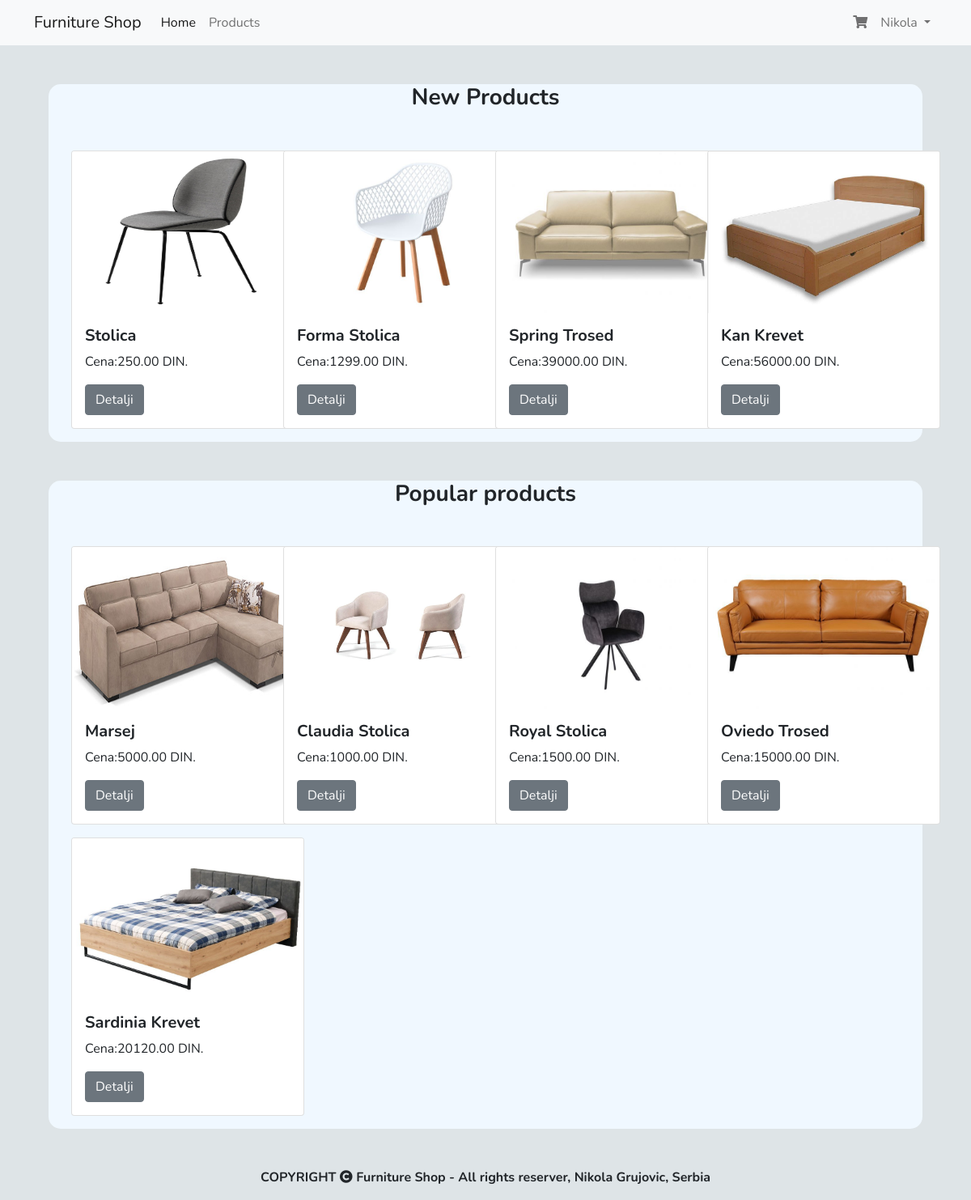
/FurnitureStore/index.php (signed in), run on the app's committed database.
### tables this page shows
CREATE TABLE `users` (
  `id` int(11) NOT NULL,
  `name` varchar(100) NOT NULL,
  `email` varchar(255) NOT NULL,
  `password` varchar(100) NOT NULL,
  `created` timestamp NOT NULL DEFAULT current_timestamp() ON UPDATE current_timestamp(),
  `role` varchar(10) NOT NULL,
  `error_count` int(5) NOT NULL DEFAULT 0
);

CREATE TABLE `product` (
  `productID` int(11) NOT NULL,
  `prod_images` text NOT NULL,
  `prod_proizID` int(100) NOT NULL,
  `cena` float NOT NULL,
  `kolicina` int(11) NOT NULL,
  `naziv` varchar(50) NOT NULL,
  `opis` varchar(500) DEFAULT NULL,
  `tip` varchar(25) NOT NULL,
  `kategorija` varchar(50) NOT NULL,
  `cr_proizvod` timestamp NOT NULL DEFAULT current_timestamp() ON UPDATE current_timestamp()
);

### FurnitureStore/index.php (the view, shortened to what this page needs)
<?php
include_once 'templates/headerUser.php';
?>
<?php
$mysqli = new mysqli('localhost','root','','grujovic');
 $sqlData = $mysqli->query("SELECT * FROM users WHERE name ='".$_SESSION['users']."'");
 $finalResult = $sqlData->fetch_assoc();
?>
<nav class="navbar navbar-expand-lg navbar-light bg-light">
        <div class="container">
            <a class="navbar-brand" >Furniture Shop</a>
            <div class="collapse navbar-collapse" id="navbarSupportedContent">
                <ul class="navbar-nav me-auto mb-2 mb-lg-0">
                    <li class="nav-item">
                    <a class="nav-link active" aria-current="page" href="index.php">Home</a>
                    </li>
                    <li class="nav-item">
                    <a class="nav-link" href="proizvodi.php">Products</a>
                    </li>
                </ul>
                <ul class="navbar-nav ml-auto">
                    <li class="nav-item dropdown">
                    <a class="nav-link dropdown"  id="cartBtn" role="button"  aria-expanded="false" data-bs-toggle="modal" data-bs-target="#modalKorpa">
                    <i class="fas fa-shopping-cart"></i>
                    </a>
                    </li>
                    <?php
                    echo '<li class="nav-item dropdown">
                    <a class="nav-link dropdown-toggle" href="#" id="navbarDropdown" role="button" data-bs-toggle="dropdown" aria-expanded="false">
                        '.$finalResult['name'].'
                    </a>
                    <ul class="dropdown-menu" aria-labelledby="navbarDropdown">
                        <li><a class="dropdown-item" href="../index.php"><i class="fas fa-sign-out-alt"></i>Log out</a></li>
                    </ul>
                    </li>'
                    ?>
                </ul>
            </div>
        </div>
</nav>
<div class="wrapperPopular">
    <div class="container mt-5 text-center">
        <h3 style="font-size 30px;"><strong>New Products</strong></h3>
    </div>
    <div class="container mt-5">
        <div class="row">
            <?php
            $new = $mysqli->query("SELECT * FROM product WHERE tip ='New'");
            while($proizvod = $new->fetch_assoc()):
            ?>
            <div class="col-sm-3 mb-3">
                <div class="card" style="width: 18rem;">
                    <img src="../AdminPage/images/<?php echo $proizvod['prod_images']?>" height="200px" class="card-img-top" alt="<?php echo $proizvod['naziv']?>">
                    <div class="card-body">
                        <h5 class="card-title" style="font-weight:bold;"><?php echo $proizvod['naziv']?></h5>
                        <p class="card-text">Cena:<?php echo $proizvod['cena']?>.00 DIN.</p>
                        <a href="productPage.php?id=<?php echo base64_encode($proizvod['productID'])?>" class="btn btn-secondary">Detalji</a>
                    </div>
                </div>
            </div>
            <?php endwhile ?>
        </div>
    </div>
</div>
<div class="wrapperPopular">
    <div class="container mt-5 text-center">
        <h3 style="font-size 30px;"><strong>Popular products</strong></h3>
    </div>
    <div class="container mt-5">
        <div class="row">
            <?php
            $popular = $mysqli->query("SELECT * FROM product WHERE tip ='Popular'");
            while($Popproizvod = $popular->fetch_assoc()):
            ?>
            <div class="col-sm-3 mb-3">
                <div class="card" style="width: 18rem;">
                    <img src="../AdminPage/images/<?php echo $Popproizvod['prod_images']?>" height="200px" class="card-img-top" alt="<?php echo $Popproizvod['naziv']?>">
                    <div class="card-body">
                        <h5 class="card-title" style="font-weight:bold;"><?php echo $Popproizvod['naziv']?></h5>
                        <p class="card-text">Cena:<?php echo $Popproizvod['cena']?>.00 DIN.</p>
                        <a href="productPage.php?id=<?php echo base64_encode($Popproizvod['productID'])?>" class="btn btn-secondary">Detalji</a>
                    </div>
                </div>
            </div>
            <?php endwhile ?>
        </div>
    </div>
</div>
<?php
include_once 'templates/footerUser.php';
?>

### FurnitureStore/css/mystyleUserPage.css (style rules this page uses)
body { font-family: 'Nunito', sans-serif !important; background-color: #DEE4E7 !important; }
.wrapperPopular { background-color: aliceblue; max-width: 90%; margin-left: auto; margin-right: auto; padding-left: 16px; padding-right: 16px; border-radius: 15px; }

### data on the page
users: name "Nikola"
product: prod_images (picture), naziv "Stolica", cena "250"
product: prod_images (picture), naziv "Forma Stolica", cena "1299"
product: prod_images (picture), naziv "Spring Trosed", cena "39000"
product: prod_images (picture), naziv "Kan Krevet", cena "56000"
product: prod_images (picture), naziv "Marsej", cena "5000"
product: prod_images (picture), naziv "Claudia Stolica", cena "1000"
product: prod_images (picture), naziv "Royal Stolica", cena "1500"
product: prod_images (picture), naziv "Oviedo Trosed", cena "15000"
product: prod_images (picture), naziv "Sardinia Krevet", cena "20120"
